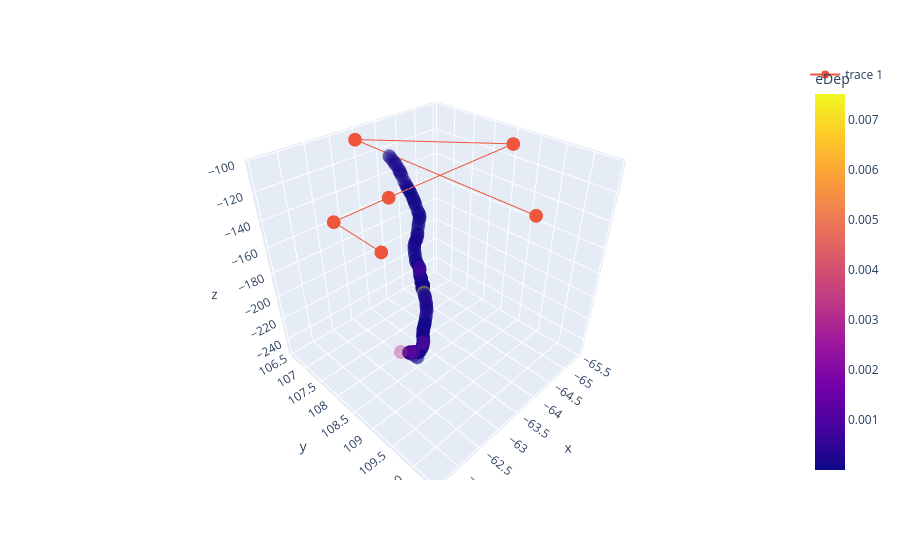

Write notebook code for a chart like this one.
### Code cell
fig2 = px.scatter_3d(df_traj, x="x", y="y", z="z", color="eDep", opacity=0.4)
fig2.add_scatter3d(x=df_rebuilt["x"], y=df_rebuilt["y"], z=df_rebuilt["z"])
fig2.show()

### Figure 1 — Plotly figure (JSON) as saved in the notebook; plotly's stock layout.template omitted (floating-point values rounded to 4 significant figures; data arrays with more than 128 entries replaced by an {"elided": "..."} marker saying what was removed)
{"data": [{"hovertemplate": "x=%{x}<br>y=%{y}<br>z=%{z}<br>eDep=%{marker.color}<extra></extra>", "legendgroup": "", "marker": {"color": {"elided": "198 float values"}, "coloraxis": "coloraxis", "opacity": 0.4, "symbol": "circle"}, "mode": "markers", "name": "", "scene": "scene", "showlegend": false, "type": "scatter3d", "x": {"elided": "198 float values"}, "y": {"elided": "198 float values"}, "z": {"elided": "198 float values"}}, {"type": "scatter3d", "x": [-63.44, -63.44, -65.45, -62.54, -61.57, -61.57], "y": [110.4, 106.6, 108.5, 108.5, 108.5, 109.5], "z": [-105.7, -105.9, -109.4, -109.7, -110.2, -111.2]}], "layout": {"coloraxis": {"colorbar": {"title": {"text": "eDep"}}, "colorscale": [[0, "#0d0887"], [0.1111, "#46039f"], [0.2222, "#7201a8"], [0.3333, "#9c179e"], [0.4444, "#bd3786"], [0.5556, "#d8576b"], [0.6667, "#ed7953"], [0.7778, "#fb9f3a"], [0.8889, "#fdca26"], [1, "#f0f921"]]}, "legend": {"tracegroupgap": 0}, "margin": {"t": 60}, "scene": {"domain": {"x": [0, 1], "y": [0, 1]}, "xaxis": {"title": {"text": "x"}}, "yaxis": {"title": {"text": "y"}}, "zaxis": {"title": {"text": "z"}}}}}
